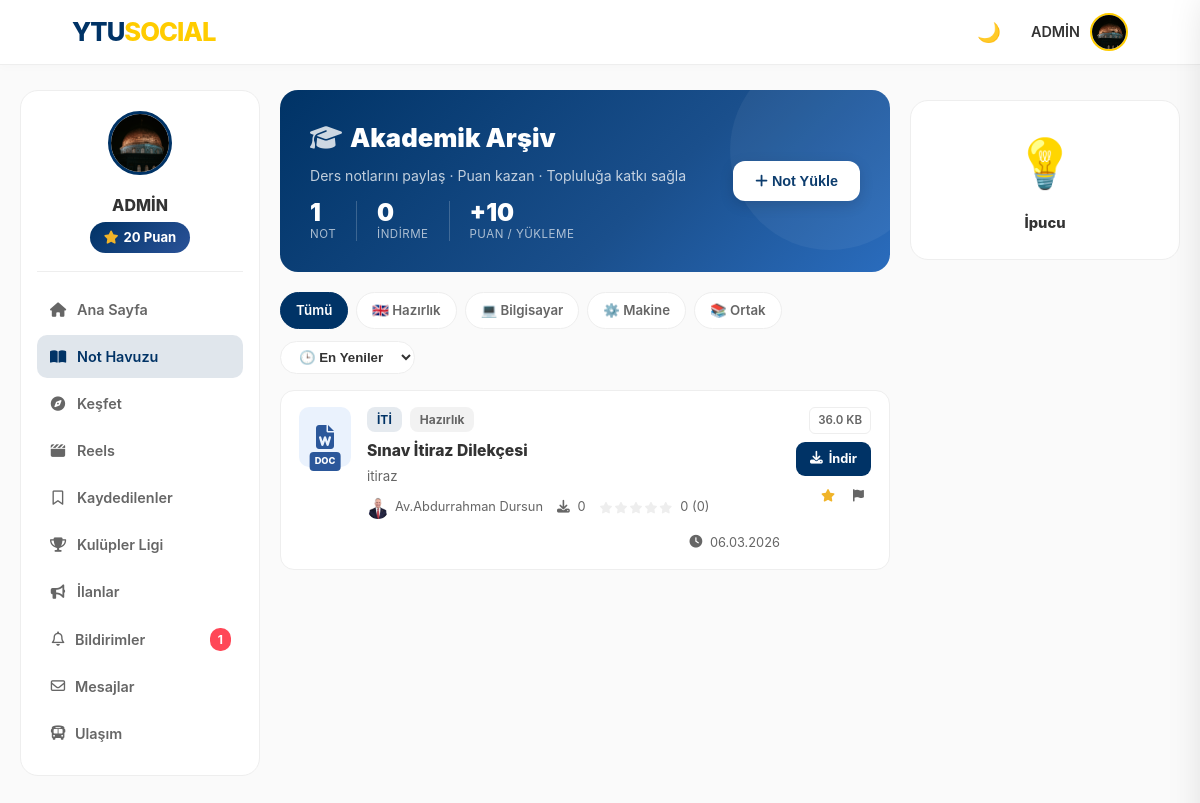
The app's page /notes (signed in) with its own data.
### models.py (models this page shows, shortened)
class User(UserMixin, db.Model):
    id = db.Column(db.Integer, primary_key=True)
    email = db.Column(db.String(120), unique=True, nullable=False)
    password = db.Column(db.String(200), nullable=False)
    username = db.Column(db.String(50), nullable=True)
    handle = db.Column(db.String(30), unique=True, nullable=True)
    stories = db.relationship('Story', backref='author', lazy=True)
    is_admin = db.Column(db.Boolean, default=False)
    is_moderator = db.Column(db.Boolean, default=False)
    department = db.Column(db.String(100), nullable=True)
    score = db.Column(db.Integer, default=0)
    bio = db.Column(db.String(200), nullable=True)
    profile_pic = db.Column(db.String(200), default='img/default_avatar.png')
    is_verified = db.Column(db.Boolean, default=False)
    otp_code = db.Column(db.String(6))
    ban_expiration = db.Column(db.DateTime, nullable=True)
    is_banned = db.Column(db.Boolean, default=False)
    posts = db.relationship('Post', backref='author', lazy=True)
    image_file = db.Column(db.String(255), nullable=True)
    comments = db.relationship('Comment', backref='author', lazy=True)
    messages_sent = db.relationship('Message', foreign_keys='Message.sender_id', backref='sender', lazy='dynamic')
    messages_received = db.relationship('Message', foreign_keys='Message.recipient_id', backref='recipient', lazy='dynamic')
    saved_posts = db.relationship('SavedPost', back_populates='user', lazy=True, cascade="all, delete-orphan")
    followed = db.relationship(
        'User', secondary=followers,
        primaryjoin=(followers.c.follower_id == id),
        secondaryjoin=(followers.c.followed_id == id),
        backref=db.backref('followers', lazy='dynamic'), lazy='dynamic'
    )
    blocking = db.relationship(
        'User', secondary=blocked_users,
        primaryjoin=(blocked_users.c.blocker_id == id),
        secondaryjoin=(blocked_users.c.blocked_id == id),
        backref=db.backref('blocked_by', lazy='dynamic'), lazy='dynamic'
    )

class Note(db.Model):
    id = db.Column(db.Integer, primary_key=True)
    title = db.Column(db.String(100), nullable=False)
    course_code = db.Column(db.String(20), nullable=False)
    department = db.Column(db.String(50), nullable=False)
    description = db.Column(db.Text, nullable=True)
    file_path = db.Column(db.String(255), nullable=False)
    file_type = db.Column(db.String(10), nullable=False)
    file_size = db.Column(db.String(20), default="0 KB")
    downloads = db.Column(db.Integer, default=0)
    rating_sum = db.Column(db.Integer, default=0)
    rating_count = db.Column(db.Integer, default=0)
    report_count = db.Column(db.Integer, default=0)
    is_approved = db.Column(db.Boolean, default=False)
    date_posted = db.Column(db.DateTime, nullable=False, default=datetime.utcnow)
    user_id = db.Column(db.Integer, db.ForeignKey('user.id'), nullable=False)
    author = db.relationship('User', backref='notes', lazy=True)
    @property
    def average_rating(self):
        if self.rating_count == 0: return 0
        return round(self.rating_sum / self.rating_count, 1)

### routes/main.py (the view)
@main.route('/notes')
@login_required
def notes_pool():
    dept_filter = request.args.get('dept')
    sort_by = request.args.get('sort', 'newest')
    query = Note.query.filter_by(is_approved=True)
    if dept_filter:
        query = query.filter_by(department=dept_filter)
    if sort_by == 'popular':
        query = query.order_by(Note.downloads.desc())
    elif sort_by == 'rated':
        query = query.order_by(Note.rating_sum.desc())
    else:
        query = query.order_by(Note.date_posted.desc())
    notes = query.all()
    return render_template('notes.html', notes=notes, selected_dept=dept_filter, current_sort=sort_by)

### models.py (called while the page is built)
@login_manager.user_loader
def load_user(user_id):
    return User.query.get(int(user_id))

### utils.py (called while the page is built)
def get_trending_hashtags():
    from models import Post
    posts = Post.query.with_entities(Post.content).all()
    hashtags = {}
    for post in posts:
        if post.content:
            found_tags = set(re.findall(r"#(\w+)", post.content.lower()))
            for tag in found_tags:
                hashtags[tag] = hashtags.get(tag, 0) + 1
    sorted_tags = sorted(hashtags.items(), key=lambda x: x[1], reverse=True)
    return sorted_tags[:5]

### templates/notes.html (shortened to what this page needs)
<!DOCTYPE html>
<html lang="tr">
<head>
    <link rel="stylesheet" href="/static/style.css">
    <link href="https://cdnjs.cloudflare.com/ajax/libs/font-awesome/6.4.0/css/all.min.css" rel="stylesheet">
</head>
<body>
{% include 'navbar_partial.html' ignore missing %}
<div class="np-layout">
<aside class="np-sidebar">
    <div class="np-profile">
        <img src="/static/{{ current_user.profile_pic }}" class="np-profile-pic">
        <p class="np-profile-name">{{ current_user.username }}</p>
        <span class="np-score-badge">
            <i class="fas fa-star" style="color:#f0b429;"></i>
            {{ current_user.score }} Puan
        </span>
    </div>
    <nav class="np-nav">
        <a href="/"                                     class="np-nav-link"><i class="fas fa-home"></i> Ana Sayfa</a>
        <a href="{{ url_for('main.notes_pool') }}"      class="np-nav-link active"><i class="fas fa-book-open"></i> Not Havuzu</a>
        <a href="{{ url_for('main.explore') }}"         class="np-nav-link"><i class="fas fa-compass"></i> Keşfet</a>
        <a href="{{ url_for('main.reels') }}"           class="np-nav-link"><i class="fas fa-clapperboard"></i> Reels</a>
        <a href="{{ url_for('main.saved_posts_list') }}" class="np-nav-link"><i class="far fa-bookmark"></i> Kaydedilenler</a>
        <a href="{{ url_for('main.clubs_full_list') }}" class="np-nav-link"><i class="fas fa-trophy"></i> Kulüpler Ligi</a>
        <a href="{{ url_for('main.adverts') }}"         class="np-nav-link"><i class="fas fa-bullhorn"></i> İlanlar</a>
        <a href="{{ url_for('main.notifications') }}"   class="np-nav-link" style="display:flex;align-items:center;gap:8px;">
            <i class="far fa-bell"></i> Bildirimler
            {% if unread_count > 0 %}<span class="notification-badge">{{ unread_count }}</span>{% endif %}
        </a>
        <a href="{{ url_for('main.messages_inbox') }}"  class="np-nav-link" style="display:flex;align-items:center;gap:8px;">
            <i class="far fa-envelope"></i> Mesajlar
        </a>
        <a href="{{ url_for('main.ulasim') }}" class="np-nav-link" style="display:flex;align-items:center;gap:8px;"><i class="fas fa-bus"></i> Ulaşım</a>
    </nav>
</aside>
<main>
    <div class="np-hero">
        <div>
            <h2 class="np-hero-title">
                <i class="fas fa-graduation-cap" style="opacity:.8;margin-right:8px;"></i>Akademik Arşiv
            </h2>
            <p class="np-hero-sub">Ders notlarını paylaş &middot; Puan kazan &middot; Topluluğa katkı sağla</p>
            <div class="np-stats-row">
                <div>
                    <div class="np-stat-num">{{ notes|length }}</div>
                    <div class="np-stat-lbl">Not</div>
                </div>
                <div>
                    <div class="np-stat-num">{{ notes|sum(attribute='downloads') }}</div>
                    <div class="np-stat-lbl">İndirme</div>
                </div>
                <div>
                    <div class="np-stat-num">+10</div>
                    <div class="np-stat-lbl">Puan / Yükleme</div>
                </div>
            </div>
        </div>
        <button class="btn-upload-hero" onclick="openUploadModal()">
            <i class="fas fa-plus"></i> Not Yükle
        </button>
    </div>
    <div class="np-toolbar">
        <div class="np-filters">
            <a href="/notes"                    class="np-filter-btn {% if not selected_dept %}active{% endif %}">Tümü</a>
            <a href="/notes?dept=Hazırlık"      class="np-filter-btn {% if selected_dept=='Hazırlık' %}active{% endif %}">🇬🇧 Hazırlık</a>
            <a href="/notes?dept=Bilgisayar"    class="np-filter-btn {% if selected_dept=='Bilgisayar' %}active{% endif %}">💻 Bilgisayar</a>
            <a href="/notes?dept=Makine"        class="np-filter-btn {% if selected_dept=='Makine' %}active{% endif %}">⚙️ Makine</a>
            <a href="/notes?dept=Ortak Dersler" class="np-filter-btn {% if selected_dept=='Ortak Dersler' %}active{% endif %}">📚 Ortak</a>
        </div>
        <select class="np-sort-select" onchange="location = this.value;">
            <option value="{{ url_for('main.notes_pool', dept=selected_dept, sort='newest') }}"  {% if current_sort=='newest'  %}selected{% endif %}>🕒 En Yeniler</option>
        </select>
    </div>
    <div>
        {% for note in notes %}
        {% set ft = note.file_type | lower %}
        <div class="np-item">
            <div class="np-file-icon ft-{{ ft }}">
                {% if ft == 'pdf' %}<i class="fas fa-file-pdf"></i>
                {% elif ft in ['doc','docx'] %}<i class="fas fa-file-word"></i>
                {% elif ft in ['ppt','pptx'] %}<i class="fas fa-file-powerpoint"></i>
                {% else %}<i class="fas fa-file-alt"></i>{% endif %}
                <span class="ext-badge">{{ ft }}</span>
            </div>
            <div class="np-item-body">
                <div class="np-item-meta">
                    <span class="np-tag np-tag-course">{{ note.course_code }}</span>
                    <span class="np-tag np-tag-dept">{{ note.department }}</span>
                </div>
                <h4 class="np-item-title" title="{{ note.title }}">{{ note.title }}</h4>
                <p class="np-item-desc">{{ note.description or "Açıklama eklenmemiş." }}</p>
                <div class="np-item-footer">
                    <div class="np-uploader">
                        <img src="/static/{{ note.author.profile_pic }}">
                        <span>{{ note.author.username }}</span>
                    </div>
                    <div class="np-footer-stat"><i class="fas fa-download"></i>&nbsp;{{ note.downloads }}</div>
                    <div class="np-footer-stat">
                        <div class="np-stars">
                            {% for i in range(1,6) %}
                            <i class="fas fa-star {% if i <= note.average_rating %}filled{% else %}empty{% endif %}"></i>
                            {% endfor %}
                        </div>
                        <span style="margin-left:4px;">{{ note.average_rating }} ({{ note.rating_count }})</span>
                    </div>
                    <div class="np-footer-stat" style="margin-left:auto;">
                        <i class="fas fa-clock"></i>&nbsp;{{ note.date_posted.strftime('%d.%m.%Y') }}
                    </div>
                </div>
            </div>
            <div class="np-item-actions">
                <span class="np-size-badge">{{ note.file_size }}</span>
                <a href="{{ url_for('main.download_note', note_id=note.id) }}"
                   class="np-btn-dl">
                    <i class="fas fa-download"></i> İndir
                </a>
                <div style="display:flex;gap:4px;">
                    <button class="np-btn-icon" onclick="rateNote('{{ note.id }}')" title="Oyla">
                        <i class="fas fa-star" style="color:#f0b429;"></i>
                    </button>
                    <button class="np-btn-icon danger" onclick="reportNote('{{ note.id }}')" title="Şikayet">
                        <i class="fas fa-flag"></i>
                    </button>
                </div>
            </div>
        </div>
        {% else %}
        <div class="np-empty">
            <i class="fas fa-folder-open"></i>
            <h3>Henüz not yok.</h3>
            <p>İlk notu yükleyen sen ol ve +10 puan kazan!</p>
        </div>
        {% endfor %}
    </div>
</main>
<aside class="np-right">
    <div class="np-bulb-card" onclick="openDrawer()">
        <div class="np-bulb-icon">💡</div>
        <div class="np-bulb-label">İpucu</div>
    </div>
</aside>
</div>
</body>
</html>

### templates/navbar_partial.html (shortened to what this page needs)
<nav class="navbar">
    <a href="/" class="nav-logo">YTU<span>SOCIAL</span></a>
    <div class="nav-items" id="mobile-menu">
        <button type="button" onclick="toggleDarkMode()" id="theme-btn" title="Temayı Değiştir" style="background:none; border:none; cursor:pointer; font-size:1.2rem;">
            🌙
        </button>
        <div class="profile-menu" onclick="toggleProfileDropdown()">
            {% if current_user.is_authenticated %}
                <span style="font-weight: 600; font-size: 0.9rem;">{{ current_user.username }}</span>
                <img src="/static/{{ current_user.profile_pic }}" class="nav-avatar" alt="Profil">
            {% else %}
                <span style="font-weight: 600;">Misafir</span>
                <img src="/static/img/default_avatar.png" class="nav-avatar" alt="Misafir">
            {% endif %}
        </div>
    </div>
</nav>

### records on screen
User: username "ADMİN", profile_pic (picture), score "20"
Note: file_type "DOC", course_code "İTİ", department "Hazırlık", title "Sınav İtiraz Dilekçesi", description "itiraz", author.profile_pic (picture), author.username "Av.Abdurrahman Dursun", downloads "0", average_rating "0", rating_count "0", date_posted "06.03.2026", file_size "36.0 KB"

### other values on screen
{{ unread_count }} "1"
{{ notes|length }} "1"
{{ notes|sum(attribute='downloads') }} "0"
